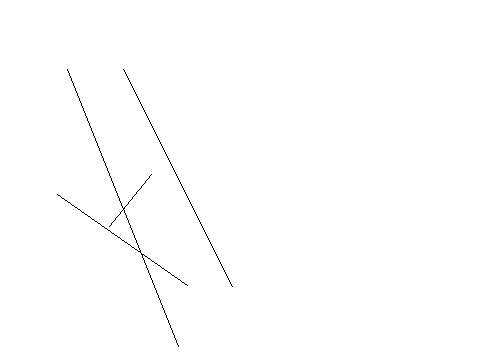

Write Python code to recreate this figure.
from PIL import Image, ImageDraw
image1 = Image.new('RGB', (480, 360), '#ffffff')
draw = ImageDraw.Draw(image1)
c=[178,298,342,122]
draw.ellipse(c,'#ffffff','#000000')
l=[57,194,187,285]
draw.line(l,'#000000')
l=[109,226,151,174]
draw.line(l,'#000000')
l=[178,346,67,69]
draw.line(l,'#000000')
l=[232,286,123,69]
draw.line(l,'#000000')
image1.save('Artist3.png')